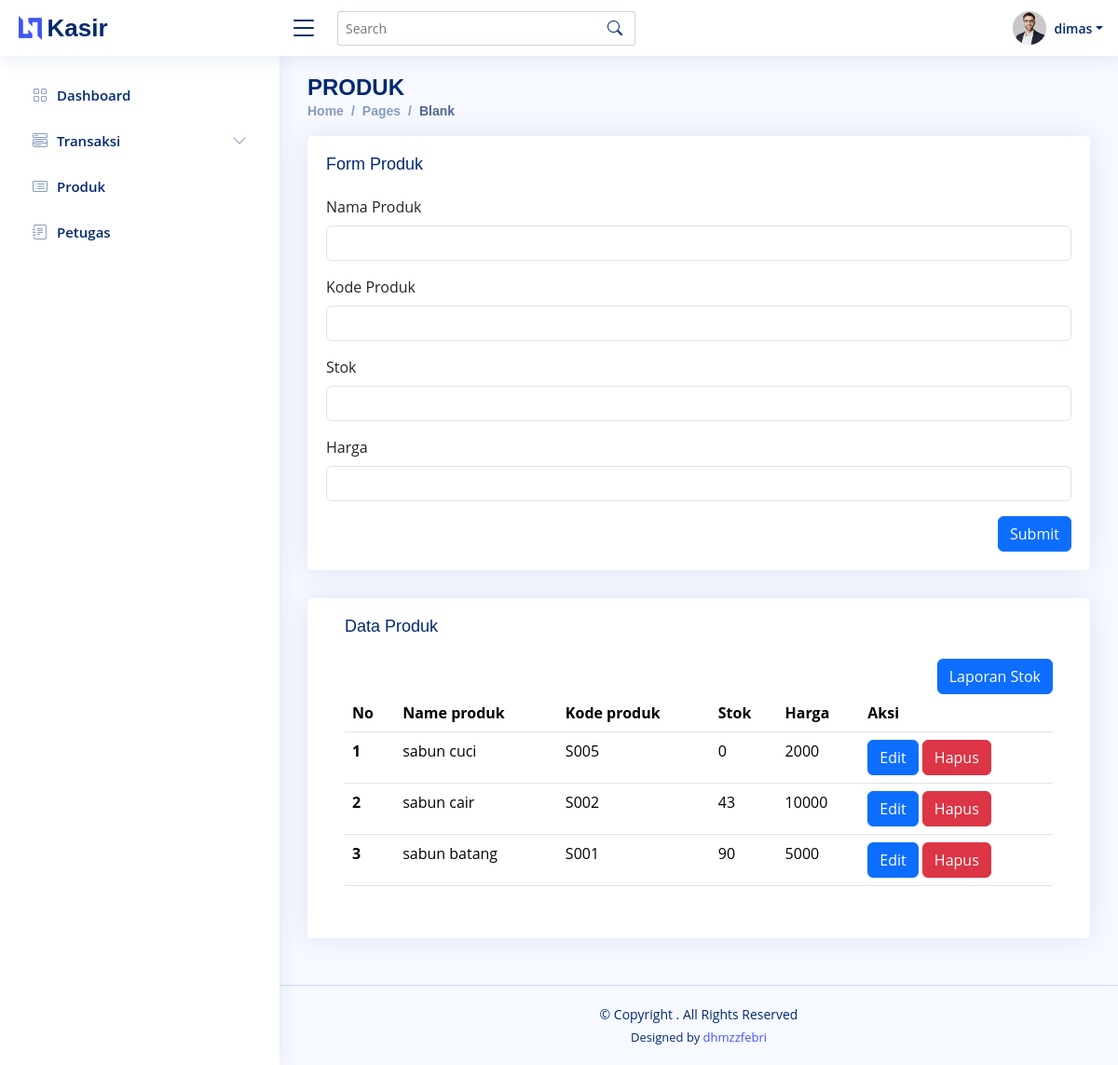
The app's page /produk.php (signed in) with its own data.
### tables this page shows
CREATE TABLE `produk` (
  `id_produk` int(11) NOT NULL,
  `nama_produk` varchar(30) NOT NULL,
  `kd_produk` varchar(20) NOT NULL,
  `stok` int(11) NOT NULL,
  `harga` decimal(10,0) NOT NULL
);

### produk.php (the view, shortened to what this page needs)
<?php
require_once('koneksi.php');
?>
<!DOCTYPE html>
<html lang="en">
<head>
  <?php
  require_once('layout/css.php');
  ?>
</head>
<body>
  <header id="header" class="header fixed-top d-flex align-items-center">
    <?php
    require_once('layout/navbar.php');
    ?>
  </header>
  <?php
  require_once('layout/sidebar.php');
  ?>
  <main id="main" class="main">
    <div class="pagetitle">
      <h1>PRODUK</h1>
      <nav>
        <ol class="breadcrumb">
          <li class="breadcrumb-item"><a href="index.html">Home</a></li>
          <li class="breadcrumb-item">Pages</li>
          <li class="breadcrumb-item active">Blank</li>
        </ol>
      </nav>
    </div>
    <section class="section">
      <div class="row">
        <div class="col-lg-12">
          <div class="card">
            <div class="card-body">
              <h5 class="card-title"> Form Produk</h5>
              <form class="row g-3" action="function_produk.php" method="post">
                <div class="col-12">
                  <label for="inputNanme4" class="form-label">Nama Produk</label>
                  <input type="text" class="form-control" name="nama_produk" id="inputNanme4">
                </div>
                <div class="col-12">
                  <label for="inputEmail4" class="form-label">Kode Produk</label>
                  <input type="text" class="form-control" name="kd_produk" id="inputEmail4">
                </div>
                <div class="col-12">
                  <label for="inputPassword4" class="form-label">Stok</label>
                  <input type="number" class="form-control" name="stok" id="inputPassword4" require>
                </div>
                <div class="col-12">
                  <label for="yourPassword" class="form-label">Harga</label>
                  <input type="number" name="harga" class="form-control" id="yourPassword" required>
                </div>
                <div class="text-end">
                  <button type="submit" class="btn btn-primary" name="tmbh_produk">Submit</button>
                </div>
              </form>
            </div>
          </div>
        </div>
        <div class="col-lg-12">
          <div class="card">
            <div class="card-body">
              <div class="card-body">
                <h5 class="card-title">Data Produk</h5>
                <div class="text-end">
                  <a href="laporan_stok.php" target="_blank" type="button" class="btn btn-primary">Laporan Stok</a>
                </div>
                <table class="table">
                  <thead>
                    <tr>
                      <th scope="col">No</th>
                      <th scope="col">Name produk</th>
                      <th scope="col">Kode produk</th>
                      <th scope="col">Stok</th>
                      <th scope="col">Harga</th>
                      <th scope="col">Aksi</th>
                    </tr>
                  </thead>
                  <?php
                  $no = 1;
                  $tampil = mysqli_query($conn, "SELECT * FROM produk");
                  while ($data = mysqli_fetch_array($tampil)) {
                    $id = $data['id_produk'];
                    $nama = $data['nama_produk'];
                    $kd = $data['kd_produk'];
                    $stok = $data['stok'];
                    $harga = $data['harga'];
                  ?>
                    <tbody>
                      <tr>
                        <th scope="row"><?= $no++ ?></th>
                        <td><?= $nama ?></td>
                        <td><?= $kd ?></td>
                        <td><?= $stok ?></td>
                        <td><?= $harga ?></td>
                        <td>
                          <?php if (($_SESSION['level'] == "admin")) { ?>
                            <button type="button" class="btn btn-primary" data-bs-toggle="modal" data-bs-target="#edit<?= $id ?>">
                              Edit
                            </button>
                            <a href="function_produk.php?hps_produk=<?= $id ?>" type="button" class="btn btn-danger">Hapus</a>
                          <?php } else { ?>
                            <a>Tidak memiliki akses</a>
                          <?php } ?>
                        </td>
                      </tr>
                    </tbody>
                  <?php } ?>
                </table>
              </div>
            </div>
          </div>
        </div>
      </div>
    </section>
  </main>
  <?php
  require_once('layout/footer.php');
  ?>
</body>
</html>

### assets/css/style.css (style rules this page uses)
:root { scroll-behavior: smooth; }
body { font-family: "Open Sans", sans-serif; background: #f6f9ff; color: #444444; }
a { color: #4154f1; text-decoration: none; }
h1, h2, h3, h4, h5, h6 { font-family: "Nunito", sans-serif; }
#main { margin-top: 60px; padding: 20px 30px; transition: all 0.3s; }
.pagetitle { margin-bottom: 10px; }
.pagetitle h1 { font-size: 24px; margin-bottom: 0; font-weight: 600; color: #012970; }
.card { margin-bottom: 30px; border: none; border-radius: 5px; box-shadow: 0px 0 30px rgba(1, 41, 112, 0.1); }
.card-title { padding: 20px 0 15px 0; font-size: 18px; font-weight: 500; color: #012970; font-family: "Poppins", sans-serif; }
.card-body { padding: 0 20px 20px 20px; }
.breadcrumb { font-size: 14px; font-family: "Nunito", sans-serif; color: #899bbd; font-weight: 600; }
.breadcrumb a { color: #899bbd; transition: 0.3s; }
.breadcrumb .breadcrumb-item::before { color: #899bbd; }
.breadcrumb .active { color: #51678f; font-weight: 600; }
.header { transition: all 0.5s; z-index: 997; height: 60px; box-shadow: 0px 2px 20px rgba(1, 41, 112, 0.1); background-color: #fff; padding-left: 20px; }
@media (min-width: 1200px) { #main, #footer { margin-left: 300px; } }

### records on screen
produk: nama_produk "sabun cuci", kd_produk "S005", stok "0", harga "2000"
produk: nama_produk "sabun cair", kd_produk "S002", stok "43", harga "10000"
produk: nama_produk "sabun batang", kd_produk "S001", stok "90", harga "5000"

### other values on screen
$_SESSION['nama'] "dimas"
